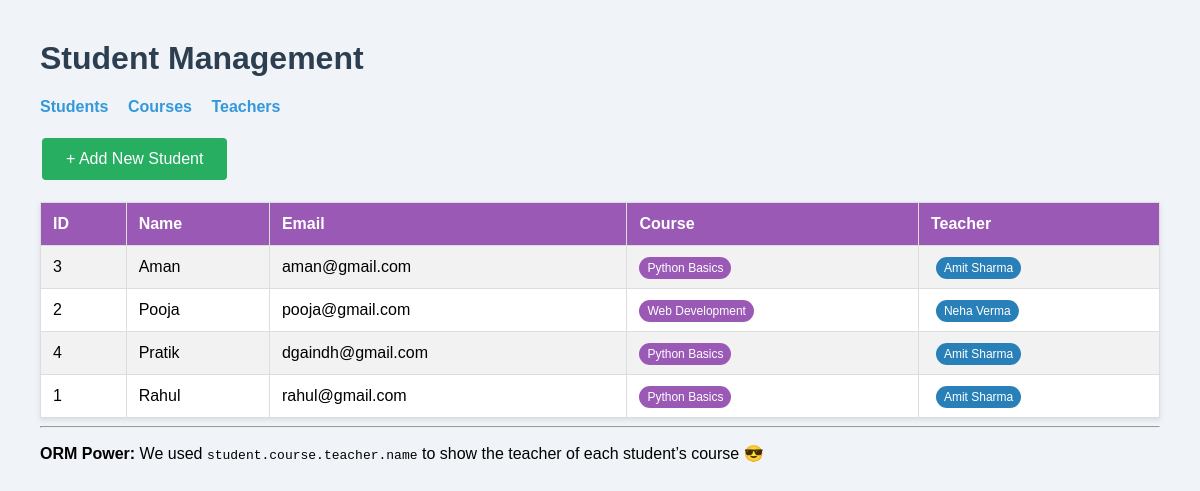
The page / on the database its author committed.
### app.py (models this page shows, shortened)
class Student(db.Model):
    id = db.Column(db.Integer, primary_key=True)
    name = db.Column(db.String(100), nullable=False)
    email = db.Column(db.String(120), unique=True, nullable=False)
    course_id = db.Column(db.Integer, db.ForeignKey('course.id'), nullable=False)

class Course(db.Model):
    id = db.Column(db.Integer, primary_key=True)
    name = db.Column(db.String(100), nullable=False)
    description = db.Column(db.Text)
    teacher_id = db.Column(db.Integer, db.ForeignKey('teacher.id'))
    students = db.relationship('Student', backref='course', lazy=True)

class Teacher(db.Model):
    id = db.Column(db.Integer, primary_key=True)
    name = db.Column(db.String(100), nullable=False)
    email = db.Column(db.String(120), unique=True)
    courses = db.relationship('Course', backref='teacher', lazy=True)

### app.py (the view)
@app.route('/')
def index():
    students = Student.query.order_by(Student.name).all()
    return render_template('index.html', students=students)

### templates/index.html (shortened to what this page needs)
<!DOCTYPE html>
<html>
<head>
</head>
<body>
    <h1>Student Management</h1>
    <nav>
        <a href="{{ url_for('index') }}">Students</a>
        <a href="{{ url_for('courses') }}">Courses</a>
        <a href="{{ url_for('teachers') }}">Teachers</a>
    </nav>
    <a href="{{ url_for('add_student') }}" class="btn btn-add">+ Add New Student</a>
    {% if students %}
        <table>
            <tr>
                <th>ID</th>
                <th>Name</th>
                <th>Email</th>
                <th>Course</th>
                <th>Teacher</th>
            </tr>
            {% for student in students %}
            <tr>
                <td>{{ student.id }}</td>
                <td>{{ student.name }}</td>
                <td>{{ student.email }}</td>
                <td>
                    <span class="course-badge">{{ student.course.name }}</span>
                </td>
                <td>
                    {% if student.course.teacher %}
                        <span class="teacher-badge">{{ student.course.teacher.name }}</span>
                    {% else %}
                        <span class="teacher-badge">Not Assigned</span>
                    {% endif %}
                </td>
            </tr>
            {% endfor %}
        </table>
    {% else %}
        <p class="empty">No students yet. Add one!</p>
    {% endif %}
    <hr>
    <p><strong>ORM Power:</strong>
       We used <code>student.course.teacher.name</code> to show the teacher of each student’s course 😎
    </p>
</body>
</html>

### templates/index.html (style rules this page uses)
body { font-family: Arial, sans-serif; margin: 40px; background: #f0f4f8; }
h1 { color: #2c3e50; }
nav { margin-bottom: 20px; }
nav a { margin-right: 15px; color: #3498db; text-decoration: none; font-weight: bold; }
table { border-collapse: collapse; width: 100%; background: white; margin-top: 20px; box-shadow: 0 2px 5px rgba(0,0,0,0.1); }
th, td { border: 1px solid #ddd; padding: 12px; text-align: left; }
th { background-color: #9b59b6; color: white; }
tr:nth-child(even) { background-color: #f2f2f2; }
.btn { display: inline-block; padding: 8px 16px; text-decoration: none; border-radius: 4px; margin: 2px; }
.btn-add { background: #27ae60; color: white; padding: 12px 24px; }
.course-badge { background: #9b59b6; color: white; padding: 4px 8px; border-radius: 12px; font-size: 12px; }
.teacher-badge { background: #2980b9; color: white; padding: 4px 8px; border-radius: 12px; font-size: 12px; margin-left: 5px; }

### rows shown on the page
Student: id "3", name "Aman", email "aman@gmail.com", course.name "Python Basics", course.teacher.name "Amit Sharma"
Student: id "2", name "Pooja", email "pooja@gmail.com", course.name "Web Development", course.teacher.name "Neha Verma"
Student: id "4", name "Pratik", email "dgaindh@gmail.com", course.name "Python Basics", course.teacher.name "Amit Sharma"
Student: id "1", name "Rahul", email "rahul@gmail.com", course.name "Python Basics", course.teacher.name "Amit Sharma"
